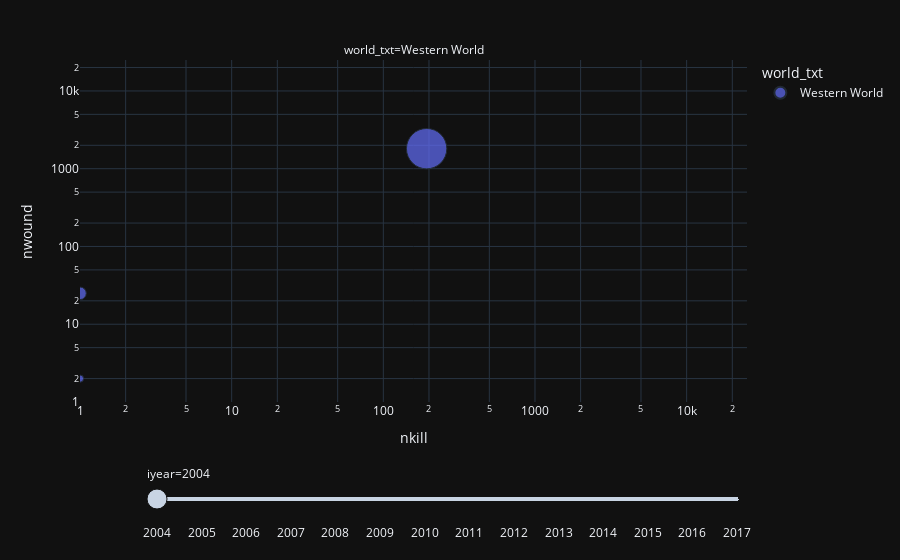

Notebook code for this chart:
### Markdown cell above
### Grafiek 2:

### Code cell
x = df.copy()
#De jaren en landen die wij niet willen, uit de data halen
x = x[x.world_txt != 'Non Western World']
x = x[x.iyear >= 2004]


x['count'] = 1


DF = x.groupby(['iyear','country_txt','world_txt'], as_index=False).sum()
DF = DF.dropna(subset=['nkill', 'nwound'])

fig = px.scatter(DF, x="nkill", y="nwound", animation_frame="iyear", animation_group="country",
           size="count", color="world_txt", hover_name="country_txt", facet_col="world_txt",
           log_x=True, log_y=True, size_max = 60, range_x=[1,25000], range_y=[1,25000])
fig.update_layout(template = 'plotly_dark')

fig["layout"].pop("updatemenus")
fig.show()

### Figure 1 — Plotly figure (JSON) as saved in the notebook; plotly's stock layout.template omitted (floating-point values rounded to 4 significant figures)
{"data": [{"hovertemplate": "<b>%{hovertext}</b><br><br>world_txt=Western World<br>iyear=2004<br>nkill=%{x}<br>nwound=%{y}<br>count=%{marker.size}<extra></extra>", "hovertext": ["Canada", "Cyprus", "France", "Germany", "Greece", "Italy", "Mexico", "Netherlands", "Spain", "United Kingdom", "United States"], "ids": [76, 53, 759, 225, 312, 294, 130, 142, 5735, 3015, 1953], "legendgroup": "Western World", "marker": {"color": "#636efa", "size": [2, 1, 11, 3, 4, 3, 1, 1, 31, 5, 9], "sizemode": "area", "sizeref": 0.03806, "symbol": "circle"}, "mode": "markers", "name": "Western World", "orientation": "v", "showlegend": true, "type": "scatter", "x": [0, 0, 0, 1, 0, 1, 0, 1, 193, 0, 0], "xaxis": "x", "y": [0, 0, 10, 25, 3, 0, 3, 2, 1811, 2, 0], "yaxis": "y"}], "layout": {"annotations": [{"font": {}, "showarrow": false, "text": "world_txt=Western World", "x": 0.5, "xanchor": "center", "xref": "paper", "y": 1, "yanchor": "bottom", "yref": "paper"}], "legend": {"itemsizing": "constant", "title": {"text": "world_txt"}, "tracegroupgap": 0}, "margin": {"t": 60}, "sliders": [{"active": 0, "currentvalue": {"prefix": "iyear="}, "len": 0.9, "pad": {"b": 10, "t": 60}, "steps": [{"args": [["2004"], {"frame": {"duration": 0, "redraw": false}, "fromcurrent": true, "mode": "immediate", "transition": {"duration": 0, "easing": "linear"}}], "label": "2004", "method": "animate"}, {"args": [["2005"], {"frame": {"duration": 0, "redraw": false}, "fromcurrent": true, "mode": "immediate", "transition": {"duration": 0, "easing": "linear"}}], "label": "2005", "method": "animate"}, {"args": [["2006"], {"frame": {"duration": 0, "redraw": false}, "fromcurrent": true, "mode": "immediate", "transition": {"duration": 0, "easing": "linear"}}], "label": "2006", "method": "animate"}, {"args": [["2007"], {"frame": {"duration": 0, "redraw": false}, "fromcurrent": true, "mode": "immediate", "transition": {"duration": 0, "easing": "linear"}}], "label": "2007", "method": "animate"}, {"args": [["2008"], {"frame": {"duration": 0, "redraw": false}, "fromcurrent": true, "mode": "immediate", "transition": {"duration": 0, "easing": "linear"}}], "label": "2008", "method": "animate"}, {"args": [["2009"], {"frame": {"duration": 0, "redraw": false}, "fromcurrent": true, "mode": "immediate", "transition": {"duration": 0, "easing": "linear"}}], "label": "2009", "method": "animate"}, {"args": [["2010"], {"frame": {"duration": 0, "redraw": false}, "fromcurrent": true, "mode": "immediate", "transition": {"duration": 0, "easing": "linear"}}], "label": "2010", "method": "animate"}, {"args": [["2011"], {"frame": {"duration": 0, "redraw": false}, "fromcurrent": true, "mode": "immediate", "transition": {"duration": 0, "easing": "linear"}}], "label": "2011", "method": "animate"}, {"args": [["2012"], {"frame": {"duration": 0, "redraw": false}, "fromcurrent": true, "mode": "immediate", "transition": {"duration": 0, "easing": "linear"}}], "label": "2012", "method": "animate"}, {"args": [["2013"], {"frame": {"duration": 0, "redraw": false}, "fromcurrent": true, "mode": "immediate", "transition": {"duration": 0, "easing": "linear"}}], "label": "2013", "method": "animate"}, {"args": [["2014"], {"frame": {"duration": 0, "redraw": false}, "fromcurrent": true, "mode": "immediate", "transition": {"duration": 0, "easing": "linear"}}], "label": "2014", "method": "animate"}, {"args": [["2015"], {"frame": {"duration": 0, "redraw": false}, "fromcurrent": true, "mode": "immediate", "transition": {"duration": 0, "easing": "linear"}}], "label": "2015", "method": "animate"}, {"args": [["2016"], {"frame": {"duration": 0, "redraw": false}, "fromcurrent": true, "mode": "immediate", "transition": {"duration": 0, "easing": "linear"}}], "label": "2016", "method": "animate"}, {"args": [["2017"], {"frame": {"duration": 0, "redraw": false}, "fromcurrent": true, "mode": "immediate", "transition": {"duration": 0, "easing": "linear"}}], "label": "2017", "method": "animate"}], "x": 0.1, "xanchor": "left", "y": 0, "yanchor": "top"}], "xaxis": {"anchor": "y", "domain": [0, 1], "range": [0, 4.398], "title": {"text": "nkill"}, "type": "log"}, "yaxis": {"anchor": "x", "domain": [0, 1], "range": [0, 4.398], "title": {"text": "nwound"}, "type": "log"}}}
